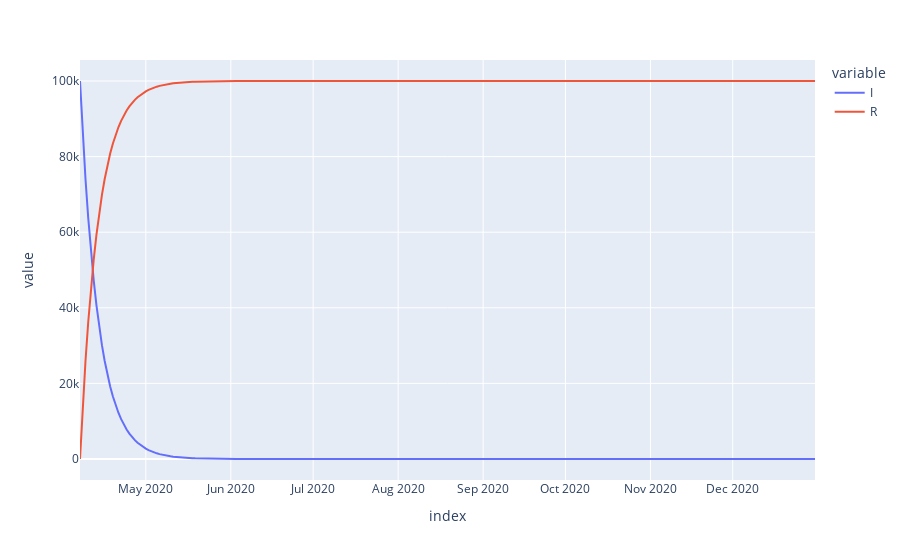

Notebook cell for this chart:
### Code cell
m.get_outputs_df().plot()

### Figure 1 — Plotly figure (JSON) as saved in the notebook; plotly's stock layout.template omitted (floating-point values rounded to 4 significant figures; data arrays with more than 128 entries replaced by an {"elided": "..."} marker saying what was removed)
{"data": [{"hovertemplate": "variable=I<br>index=%{x}<br>value=%{y}<extra></extra>", "legendgroup": "I", "line": {"color": "#636efa", "dash": "solid"}, "marker": {"symbol": "circle"}, "mode": "lines", "name": "I", "orientation": "v", "showlegend": true, "type": "scatter", "x": {"elided": "269 str values"}, "xaxis": "x", "y": {"elided": "269 float values"}, "yaxis": "y"}, {"hovertemplate": "variable=R<br>index=%{x}<br>value=%{y}<extra></extra>", "legendgroup": "R", "line": {"color": "#EF553B", "dash": "solid"}, "marker": {"symbol": "circle"}, "mode": "lines", "name": "R", "orientation": "v", "showlegend": true, "type": "scatter", "x": {"elided": "269 str values"}, "xaxis": "x", "y": {"elided": "269 float values"}, "yaxis": "y"}], "layout": {"legend": {"title": {"text": "variable"}, "tracegroupgap": 0}, "margin": {"t": 60}, "xaxis": {"anchor": "y", "domain": [0, 1], "title": {"text": "index"}}, "yaxis": {"anchor": "x", "domain": [0, 1], "title": {"text": "value"}}}}
